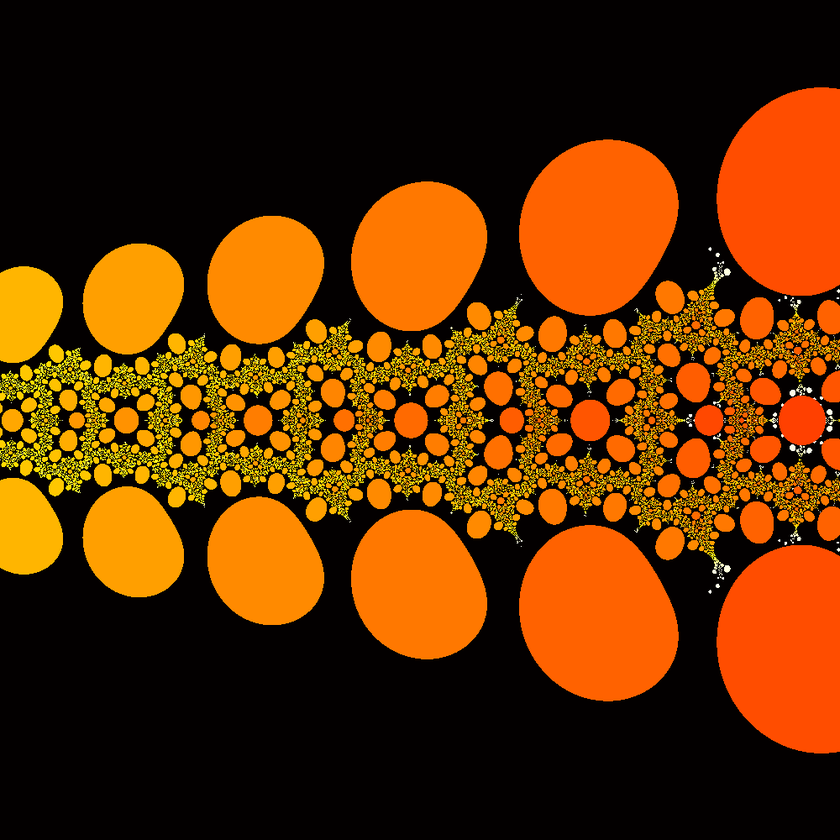
%> input picture TestImages/pulpo.png, 840 x 840 px, shrunk from 1000 x 1000 before the run
$ octave channelChanger.m   (GNU Octave 9; MATLAB toolbox functions it lacks are replaced by stand-ins)
%> lines starting %> are read from the running program, lines starting %| are printed output that depends on the picture
### MisHerramientas/Mostrar.m
function [] = Mostrar(Imagen, varargin)
% Mostrar muestra una imagen en una nueva figura.
%
% Uso:
%   Mostrar(Imagen)
%   Mostrar(Imagen, titulo)
%
% Argumentos de entrada:
%   - Imagen: Imagen a mostrar.
%   - titulo (opcional): Título de la figura (cadena de caracteres).
%
% Salida: Ninguna.
%
% Ejemplo:
%   Imagen = imread('imagen.jpg');
%   Mostrar(Imagen, 'Imagen original');
%
% Autor: Andrés Romero
% Fecha: 27 de febrero de 2023

tipo = size(size(Imagen));
titulo = inputname(1);

if nargin > 1
    titulo = varargin{1};
end

figure
image(Imagen)
if (tipo(2)==2)
    colormap(gray(256))
end
axis image
title(titulo)

### channelChanger.m
clc; close all; clear

A = imread("TestImages/pulpo.png");
%> A is the input picture: size 840x840x3 uint8; mean R, G, B 94.2, 46.3, 0.6
Mostrar(A)

A_1 = A(:,:,1);
A_2 = A(:,:,2);
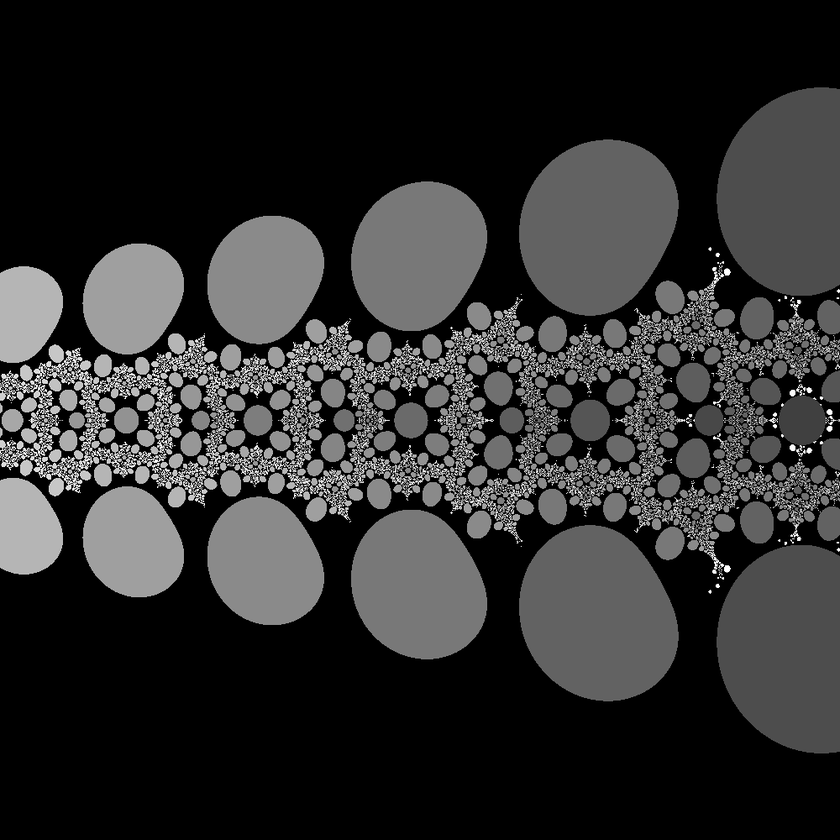
%> A_2: size 840x840 uint8; min 0, max 255, mean 46.3
A_3 = A(:,:,3);
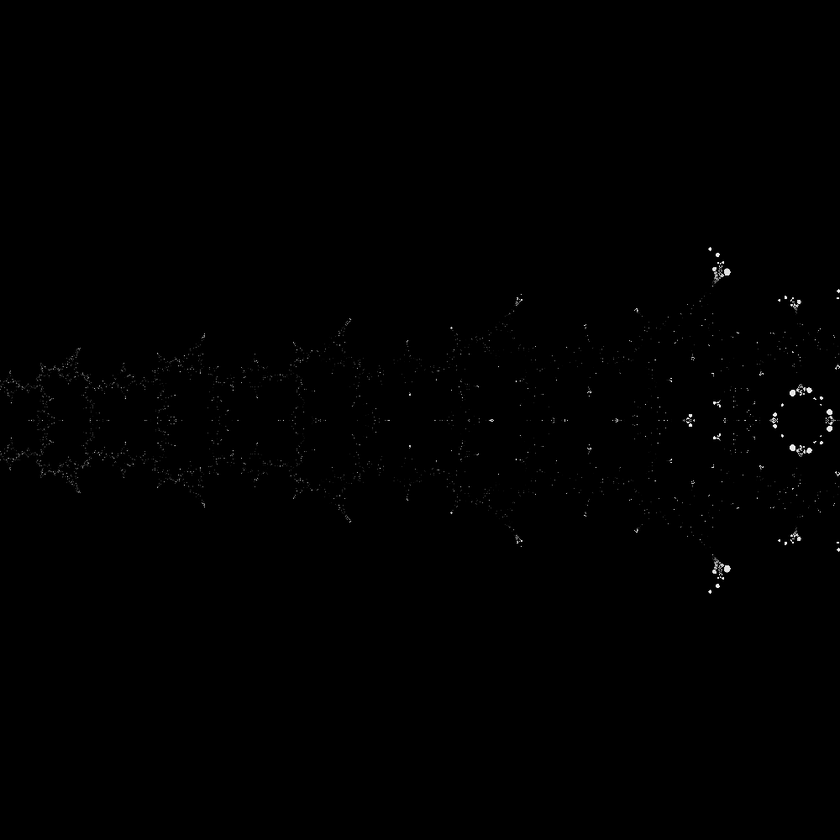
%> A_3: size 840x840 uint8; min 0, max 255, mean 0.6

A_123 = cat(3, A_1, A_2, A_3);
A_132 = cat(3, A_1, A_3, A_2);
A_213 = cat(3, A_2, A_1, A_3);
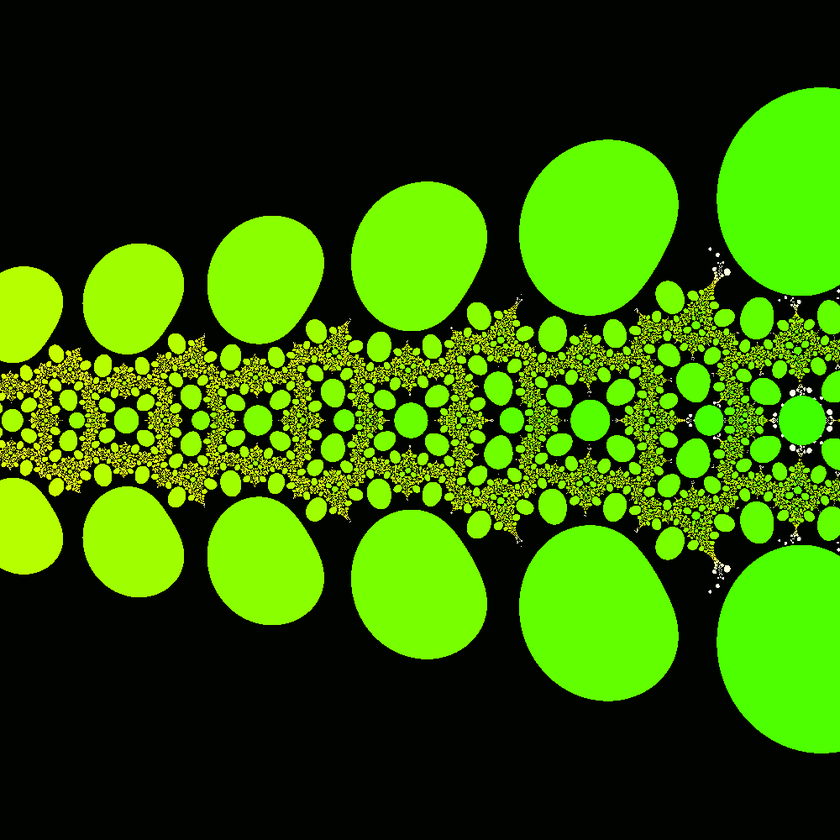
%> A_213: size 840x840x3 uint8; mean R, G, B 46.3, 94.2, 0.6
A_231 = cat(3, A_2, A_3, A_1);
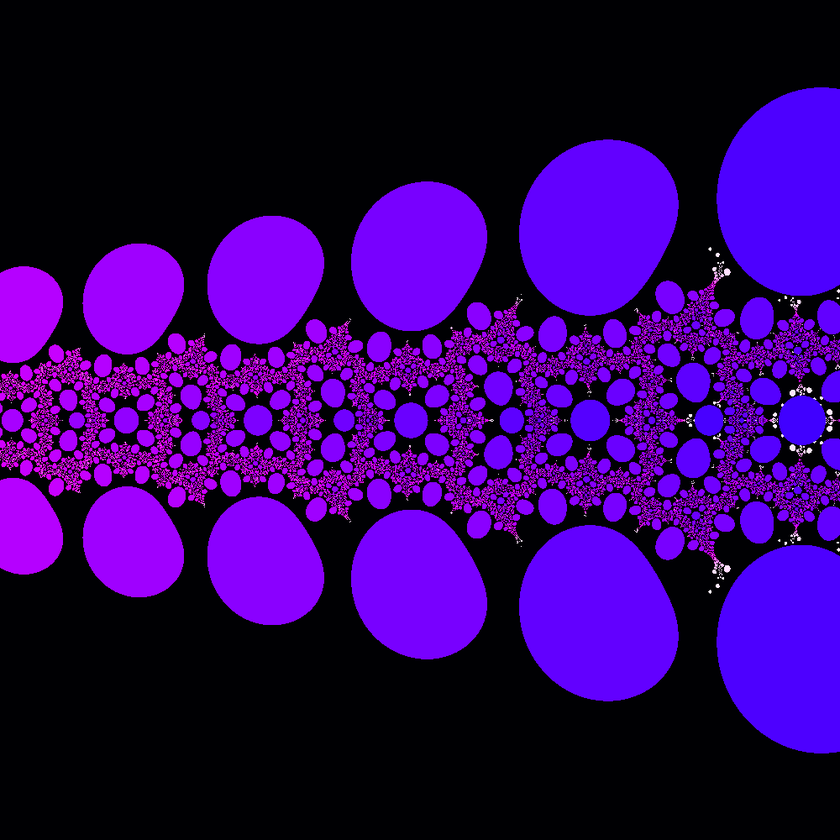
%> A_231: size 840x840x3 uint8; mean R, G, B 46.3, 0.6, 94.2
A_312 = cat(3, A_3, A_1, A_2);
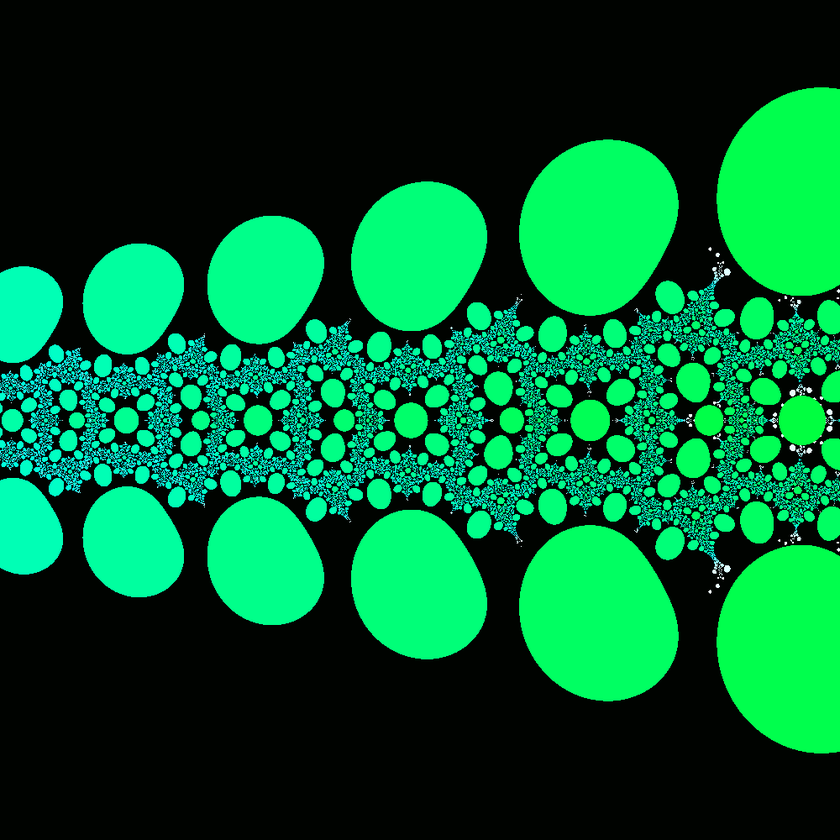
%> A_312: size 840x840x3 uint8; mean R, G, B 0.6, 94.2, 46.3
A_321 = cat(3, A_3, A_2, A_1);
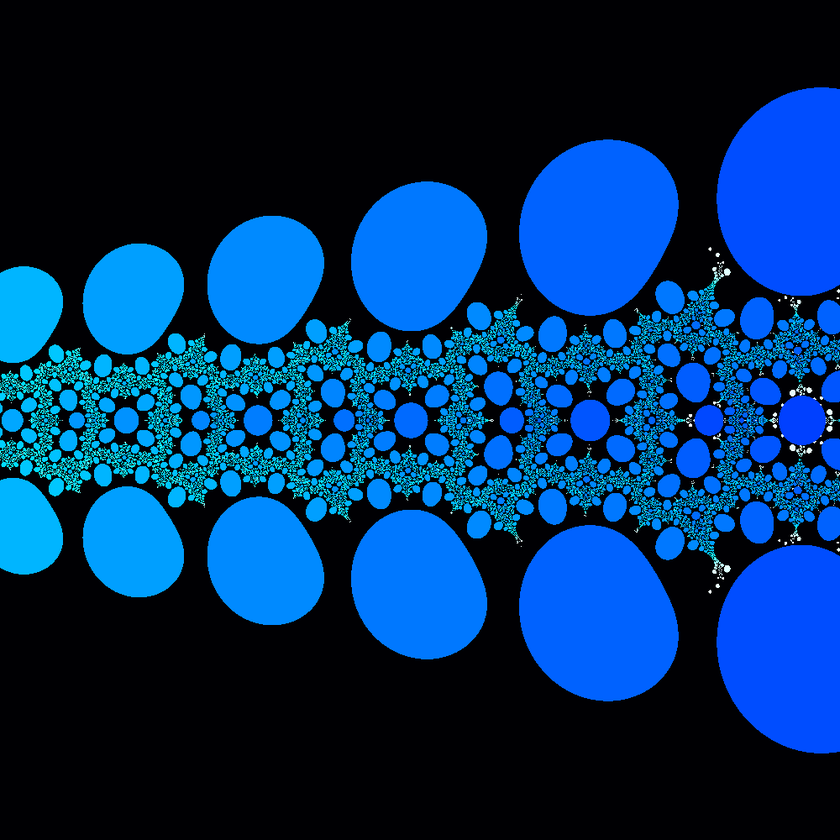
%> A_321: size 840x840x3 uint8; mean R, G, B 0.6, 46.3, 94.2

Mostrar(A_123)
Mostrar(A_132)
Mostrar(A_213)
Mostrar(A_231)
Mostrar(A_312)
Mostrar(A_321)

$ run again, with TestImages/espiral.png copied over TestImages/pulpo.png
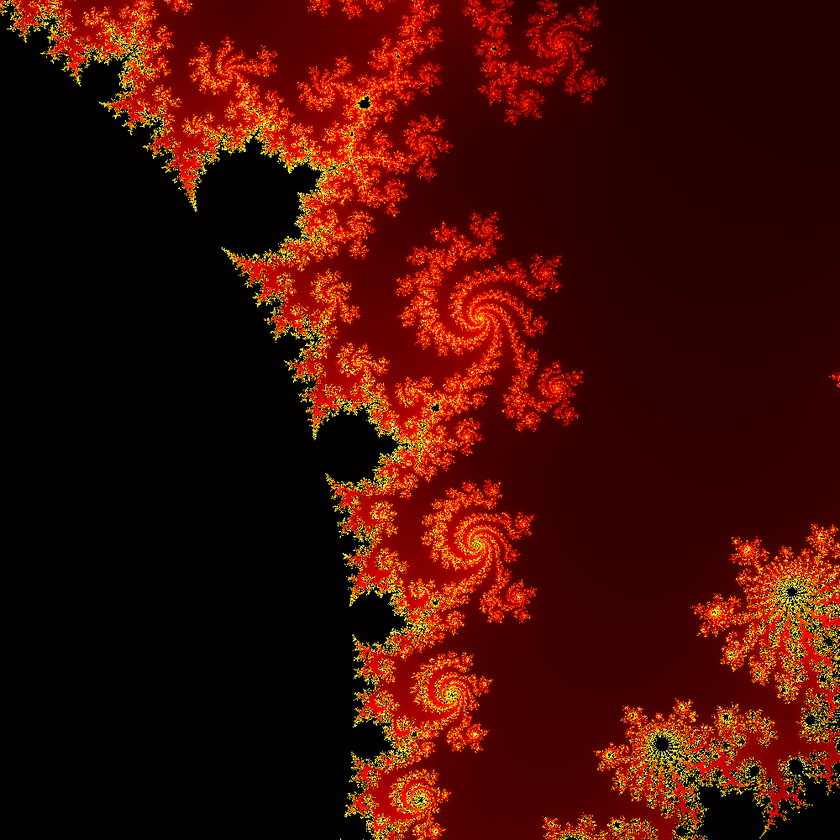
%> input picture TestImages/espiral.png, 840 x 840 px, shrunk from 1000 x 1000 before the run
%> A is the input picture: size 840x840x3 uint8; mean R, G, B 67.1, 12.1, 2.5
%> `A_312 = cat(3, A_3, A_1, A_2);`:
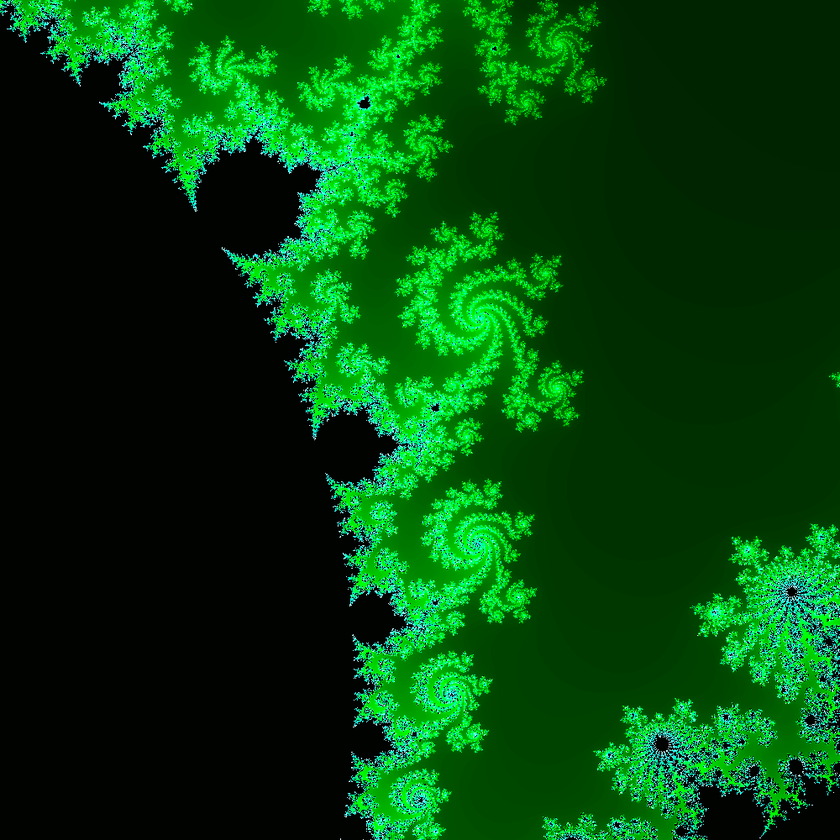
%> A_312: size 840x840x3 uint8; mean R, G, B 2.5, 67.1, 12.1
%> `A_321 = cat(3, A_3, A_2, A_1);`:
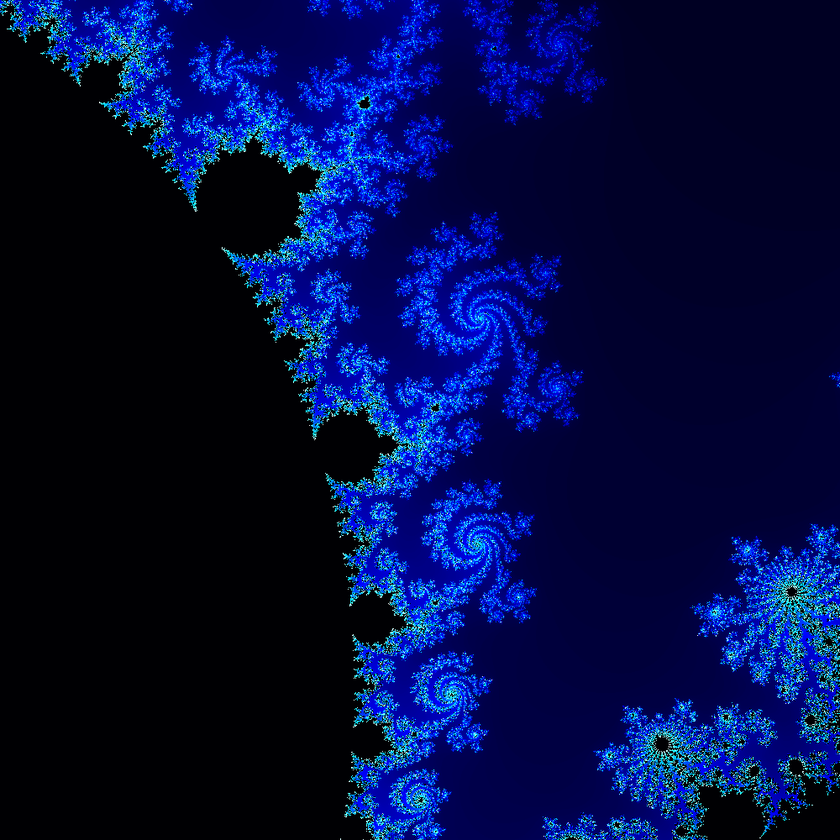
%> A_321: size 840x840x3 uint8; mean R, G, B 2.5, 12.1, 67.1
